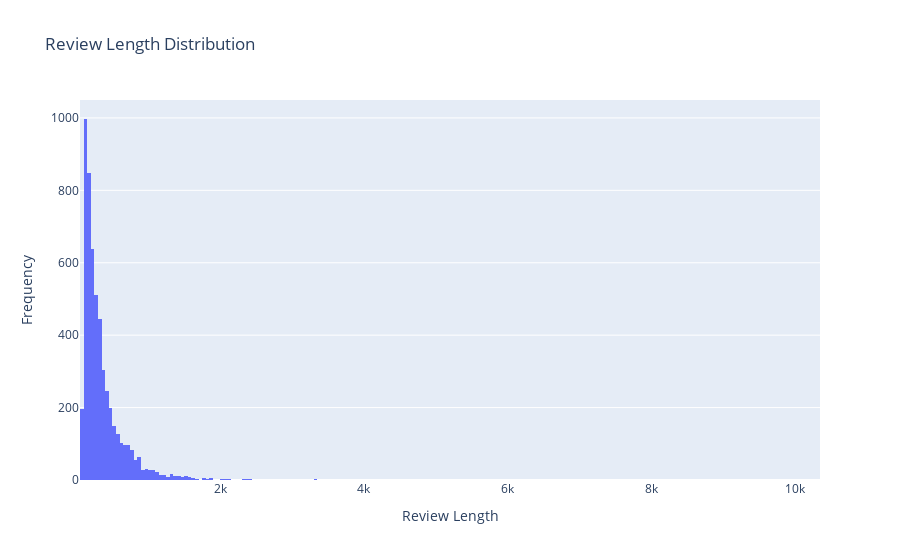

The code cell stored with this chart in its notebook:
### Markdown cell above
## Exploring reviews columns

### Code cell
df['review_length'] = df['Text'].apply(len)
fig = go.Figure(data=[go.Histogram(x=df['review_length'])])
fig.update_layout(
    title="Review Length Distribution",
    xaxis_title="Review Length",
    yaxis_title="Frequency"
)
fig.show()

### Figure 1 — Plotly figure (JSON) as saved in the notebook; plotly's stock layout.template omitted (floating-point values rounded to 4 significant figures; data arrays with more than 128 entries replaced by an {"elided": "..."} marker saying what was removed)
{"data": [{"type": "histogram", "x": {"elided": "5444 int values"}}], "layout": {"autosize": true, "title": {"text": "Review Length Distribution"}, "xaxis": {"autorange": true, "range": [49.5, 10350.0], "title": {"text": "Review Length"}, "type": "linear"}, "yaxis": {"autorange": true, "range": [0, 1049.0], "title": {"text": "Frequency"}}}}
